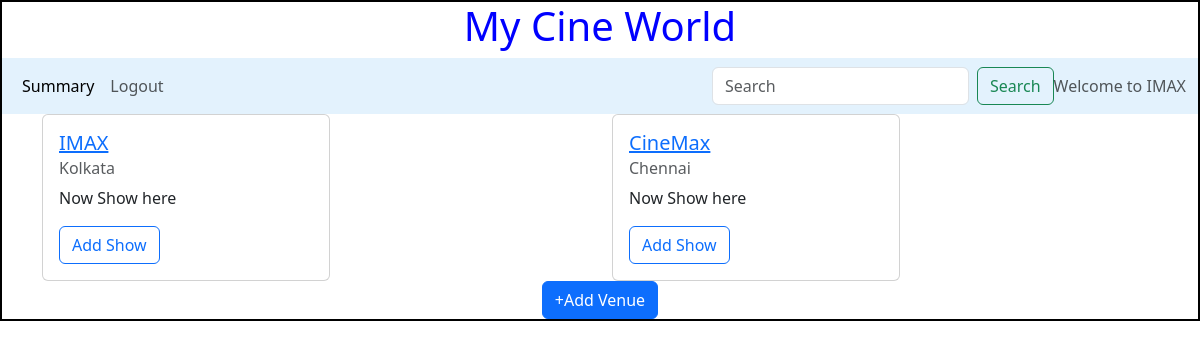
The app's page /admin/IMAX, older data.
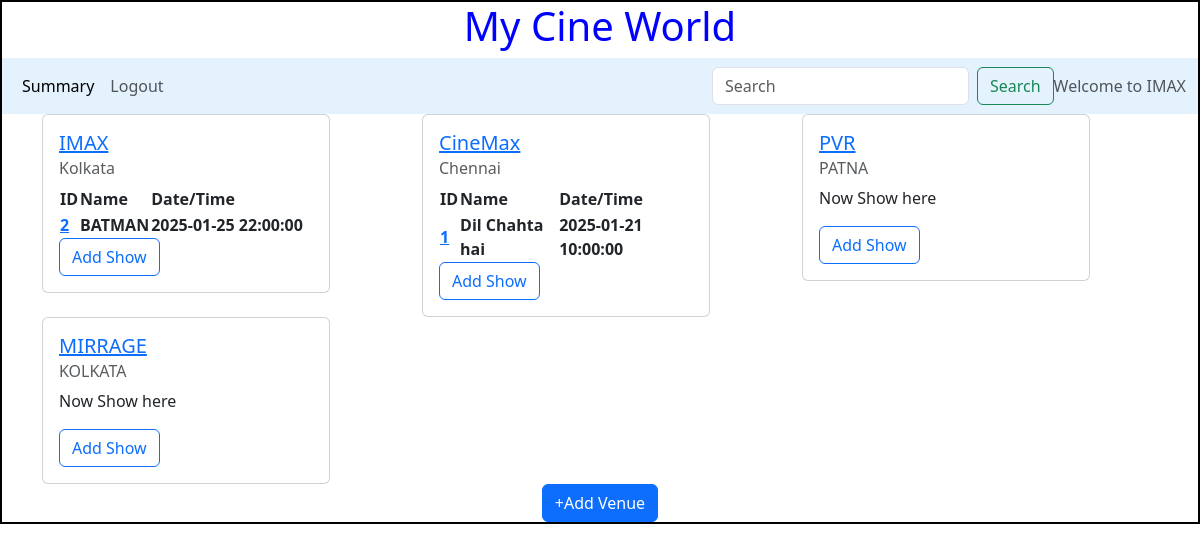
The same page, newer data.
### backend/models.py (models this page shows)
class Theatre(db.Model):
    __tablename__="theatre"
    id = db.Column(db.Integer,primary_key=True)
    name = db.Column(db.String,nullable=False)
    location = db.Column(db.String,nullable=False)
    pin_code = db.Column(db.Integer,nullable=False)
    capacity = db.Column(db.Integer,nullable=False)
    shows=db.Relationship("Show",cascade="all,delete",backref="theatre",lazy=True)

class Show(db.Model):
    __tablename__="show"
    id = db.Column(db.Integer,primary_key=True)
    name = db.Column(db.String,nullable=False)
    tags = db.Column(db.String,nullable=False)
    ratings= db.Column(db.Integer,default=0)
    ticket_price = db.Column(db.Integer,default=0.0)
    date_time=db.Column(db.DateTime,nullable=False)
    theatre_id = db.Column(db.Integer,db.ForeignKey("theatre.id"),nullable=False)
    ticket=db.Relationship("Ticket",cascade="all,delete",backref="show",lazy=True)

### backend/controllers.py (the view)
@app.route("/admin/<name>")
def admin_dashboard(name):
    theatres=get_theatres()
    return render_template("admin_dashboard.html",name=name,theatres=theatres)

### backend/controllers.py (called while the page is built)
def get_theatres():
    theatres=Theatre.query.all()
    return theatres

### templates/admin_dashboard.html
{%extends "admin_layout.html"%}
{%block content%}
              <div class="container">
                {%if theatres%}
                <div class="row">
                    {%for theatre in theatres%}
                  <div class="col">
                    <div class="card" style="width: 18rem;">
                        <div class="card-body">
                          <h5 class="card-title"><a href="/edit_venue/{{theatre.id}}/{{name}}" >{{theatre.name}}</a></h5>
                          <h6 class="card-subtitle mb-2 text-muted">{{theatre.location}}</h6>
                          {%if theatre.shows%}
                          <table>
                            <tr><th>ID</th><th>Name</th><th>Date/Time</th></tr>
                            {%for show in theatre.shows%}
                            <tr><th><a href="/edit_show/{{show.id}}/{{name}}">{{show.id}}</a></th><th>{{show.name}}</th><th>{{show.date_time}}</th></tr>
                            {%endfor%}
                          </table>
                          {%else%}
                          <p>Now Show here</p>
                          {%endif%}
                          <a href="/show/{{theatre.id}}/{{name}}" type="button" class="btn btn-outline-primary">Add Show</a>
                        </div>
                      </div>
                  </div>
               {%endfor%}
                </div>
                {%else%}
                <h3 class="center">No Venue available</h3>
                {%endif%}
                </div>
                <div class="center">
                    <a href="/venue/{{name}}" type="button" class="btn btn-primary">+Add Venue</a>
              </div>
              {%endblock%}

### templates/admin_layout.html (shortened to what this page needs)
<!DOCTYPE html>
<html lang="en">
<head>
    <link rel="stylesheet" href="/static/styles/main.css">
    <link href="https://cdn.jsdelivr.net/npm/bootstrap@5.3.3/dist/css/bootstrap.min.css" rel="stylesheet">
</head>
<body>
    <div class="my_container">
        <div class="center"><h1>My Cine World</h1></div>
        <div class="my_pannel">
            <nav class="navbar navbar-expand-lg navbar-light" style="background-color: #e3f2fd;">
                <div class="container-fluid">
                  <div class="collapse navbar-collapse" id="navbarText">
                    <ul class="navbar-nav me-auto mb-2 mb-lg-0">
                      <li class="nav-item">
                        <a class="nav-link active" aria-current="page" href="#">Summary</a>
                      </li>
                      <li class="nav-item">
                        <a class="nav-link" href="/login">Logout</a>
                      </li>
                    </ul></div>
                    <form class="d-flex" method="POST" action="/search/{{name}}">
                        <input class="form-control me-2" type="search" placeholder="Search" aria-label="Search" name="search_txt" id="search_txt">
                        <button class="btn btn-outline-success" type="submit">Search</button>
                      </form>
                    <span class="navbar-text">
                      Welcome to {{name}}
                    </span>
                  </div>
                  </nav>
                </div>
              {%block content%}{%endblock%}
              </div>
    </body>
</html>

### static/styles/main.css (style rules this page uses)
* { margin:0px; }
.my_container { border: 2px solid black }
.center { text-align: center; margin: auto; color:blue; }

Row changes from the older to the newer data that the page shows:
computed for Theatre "IMAX": text "Now Show here" → "ID Name Date/Time"
added Show: id "2", name "BATMAN", date_time "2025-01-25 22:00:00", shown under Theatre "IMAX"
computed for Theatre "CineMax": text "Now Show here" → "ID Name Date/Time"
added Show: id "1", name "Dil Chahta hai", date_time "2025-01-21 10:00:00", shown under Theatre "CineMax"
added Theatre: name "PVR", location "PATNA", shows "Now Show here"
added Theatre: name "MIRRAGE", location "KOLKATA", shows "Now Show here"
